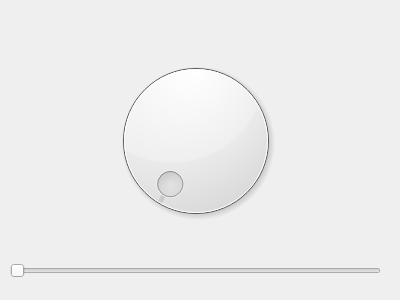
<?xml version="1.0" encoding="UTF-8"?>
<ui version="4.0">
 <class>Form</class>
 <widget class="QWidget" name="Form">
  <property name="geometry">
   <rect>
    <x>0</x>
    <y>0</y>
    <width>400</width>
    <height>300</height>
   </rect>
  </property>
  <property name="windowTitle">
   <string>Form</string>
  </property>
  <widget class="QDial" name="dial">
   <property name="geometry">
    <rect>
     <x>100</x>
     <y>50</y>
     <width>191</width>
     <height>181</height>
    </rect>
   </property>
  </widget>
  <widget class="QSlider" name="horizontalSlider">
   <property name="geometry">
    <rect>
     <x>10</x>
     <y>260</y>
     <width>371</width>
     <height>22</height>
    </rect>
   </property>
   <property name="orientation">
    <enum>Qt::Horizontal</enum>
   </property>
  </widget>
 </widget>
 <resources/>
 <connections>
  <connection>
   <sender>horizontalSlider</sender>
   <signal>valueChanged(int)</signal>
   <receiver>dial</receiver>
   <slot>setValue(int)</slot>
   <hints>
    <hint type="sourcelabel">
     <x>166</x>
     <y>261</y>
    </hint>
    <hint type="destinationlabel">
     <x>195</x>
     <y>180</y>
    </hint>
   </hints>
  </connection>
  <connection>
   <sender>dial</sender>
   <signal>valueChanged(int)</signal>
   <receiver>horizontalSlider</receiver>
   <slot>setValue(int)</slot>
   <hints>
    <hint type="sourcelabel">
     <x>248</x>
     <y>168</y>
    </hint>
    <hint type="destinationlabel">
     <x>255</x>
     <y>270</y>
    </hint>
   </hints>
  </connection>
 </connections>
</ui>
